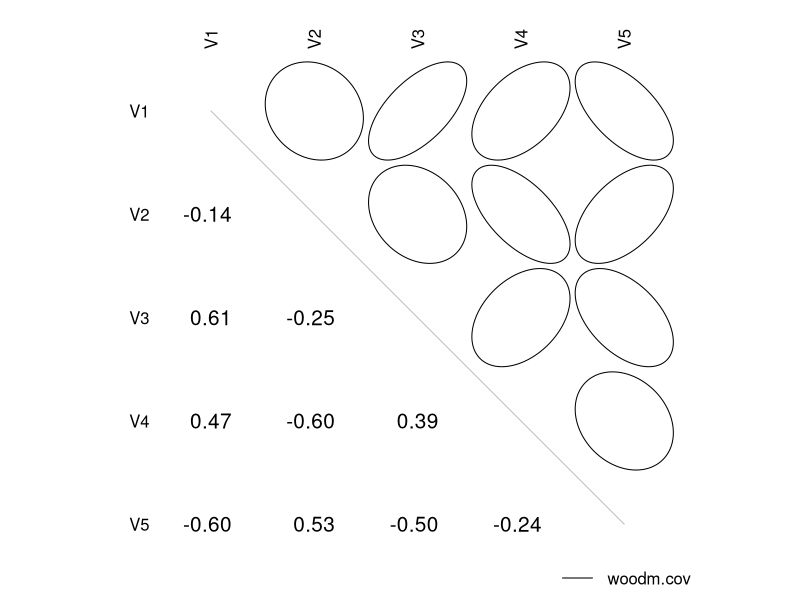
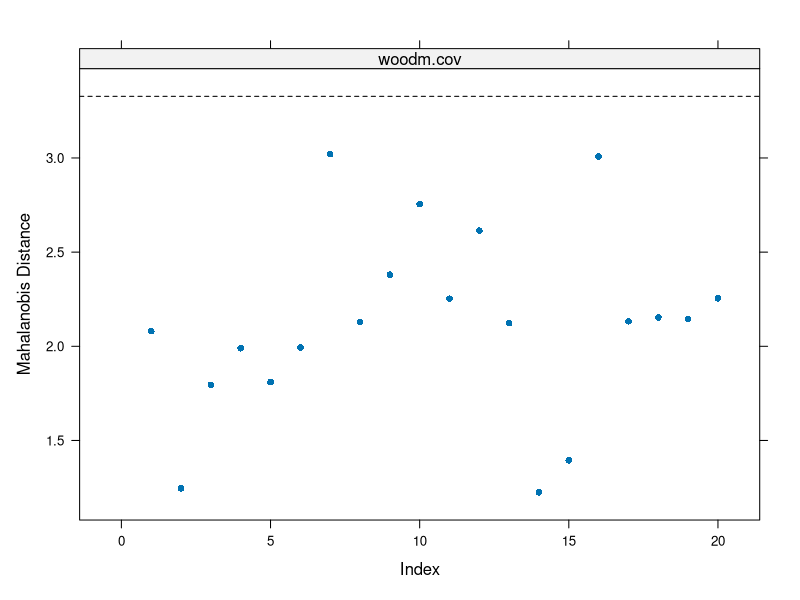
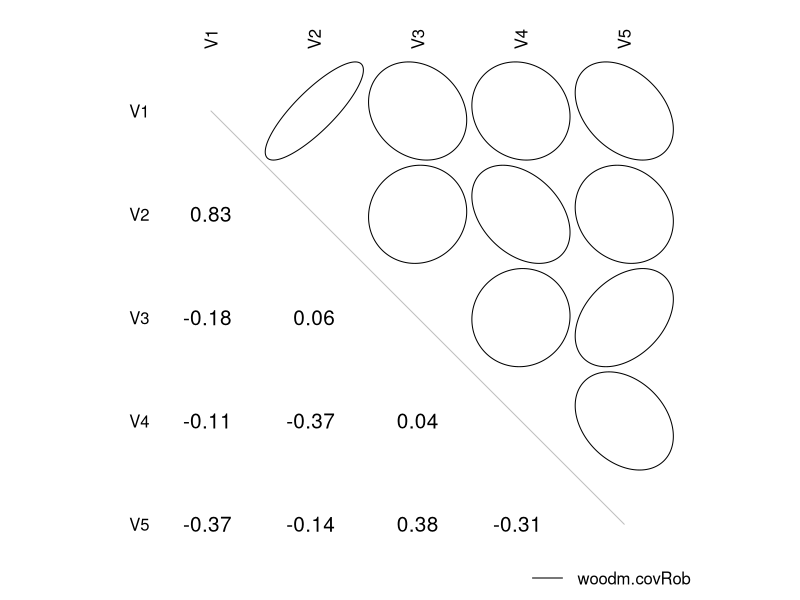
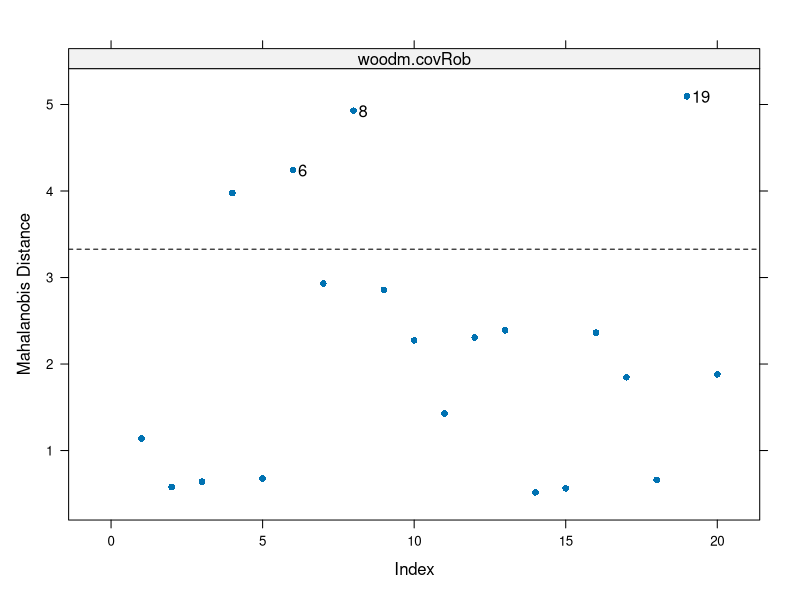
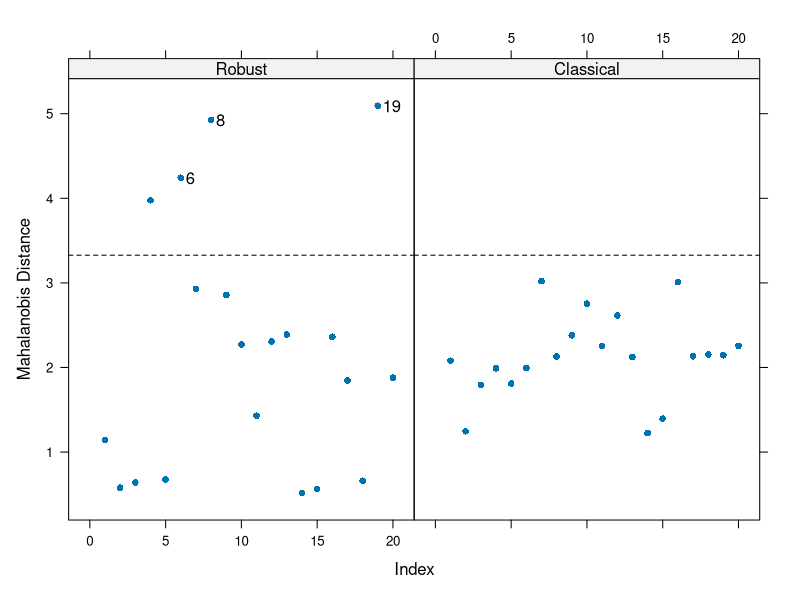
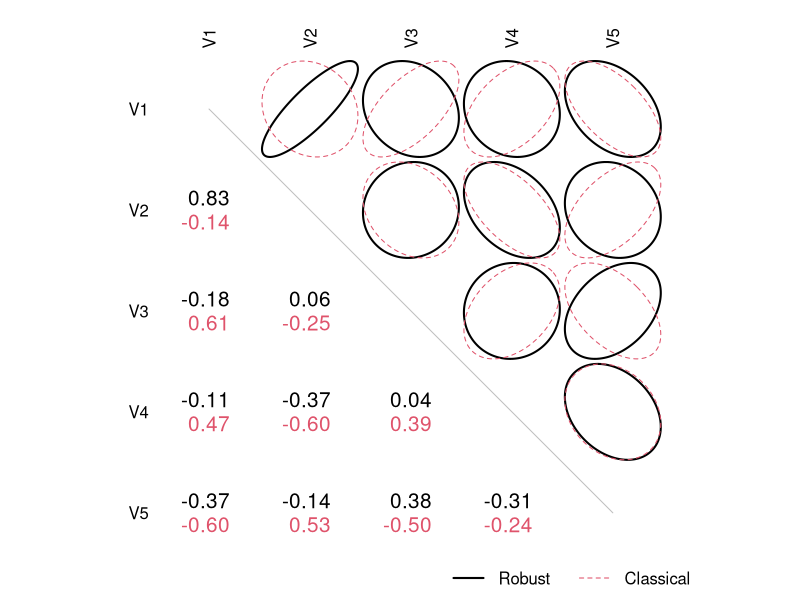
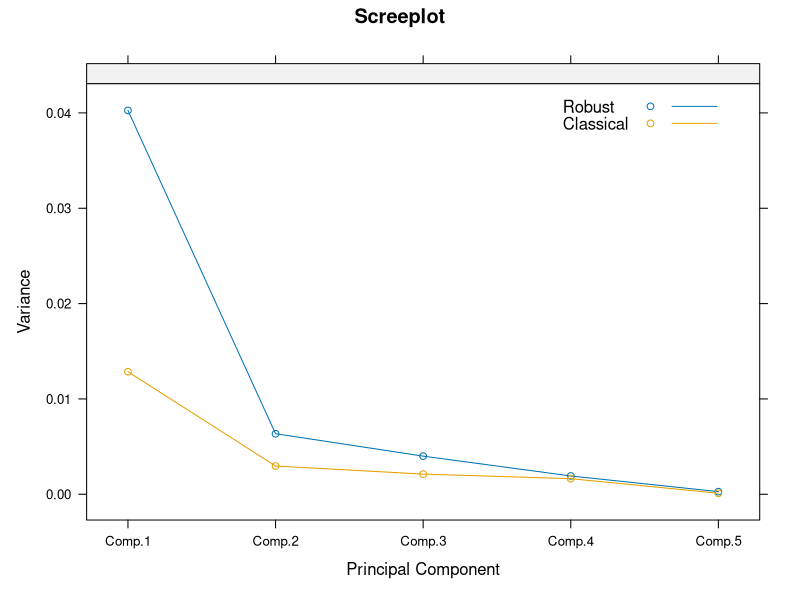
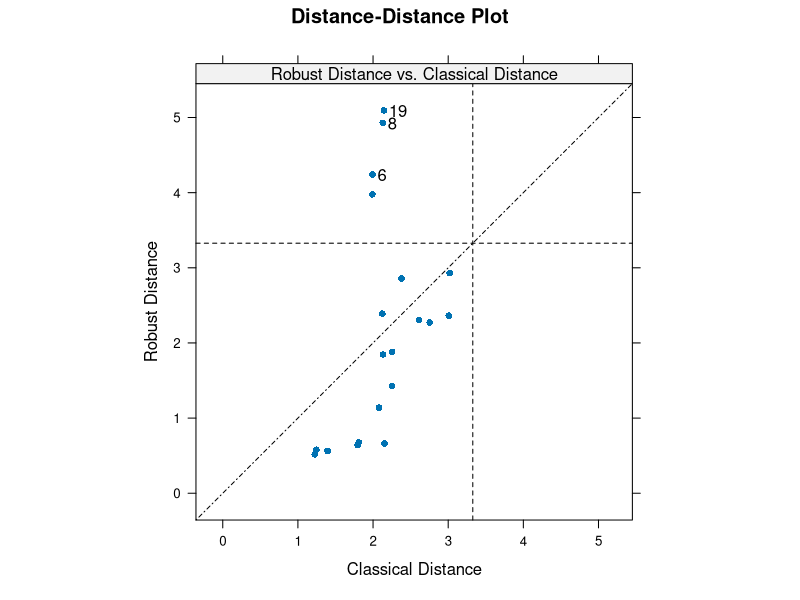

These figures' R source, in order:
library(robust)


### Name: plot.covfm
### Title: Plot Method
### Aliases: plot.covfm plot.covRob plot.covClassic
### Keywords: methods hplot

### ** Examples

data(woodmod.dat)

woodm.cov <- covClassic(woodmod.dat)
woodm.covRob <- covRob(woodmod.dat)

plot(woodm.cov)
plot(woodm.covRob)

woodm.fm <- fit.models(list(Robust = "covRob", Classical = "covClassic"),
                       data = woodmod.dat)
plot(woodm.fm)
